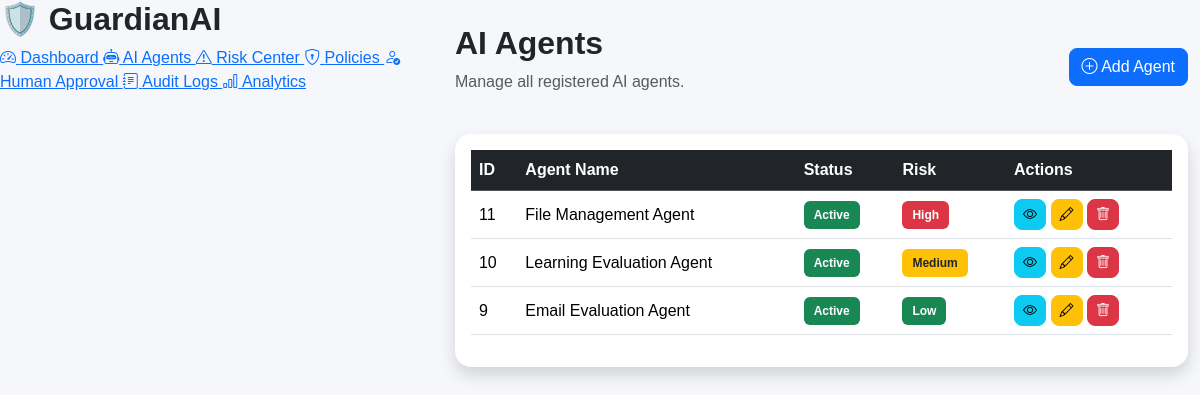
The app's page /agents with its own data.
### tables this page shows
CREATE TABLE agents(

id INTEGER PRIMARY KEY AUTOINCREMENT,

name TEXT NOT NULL,

status TEXT NOT NULL,

risk TEXT NOT NULL

);

### app.py (the view)
@app.route("/agents")
def agents():
    connection = get_connection()
    cursor = connection.cursor()
    cursor.execute("""
        SELECT *
        FROM agents
        ORDER BY id DESC
    """)
    agents_list = cursor.fetchall()
    connection.close()
    return render_template(
        "agents.html",
        agents=agents_list
    )

### app.py (called while the page is built)
def get_connection():
    connection = sqlite3.connect(DATABASE)
    connection.row_factory = sqlite3.Row
    return connection

### templates/agents.html (shortened to what this page needs)
<!DOCTYPE html>
<html lang="en">
<head>
    <link href="https://cdn.jsdelivr.net/npm/bootstrap@5.3.7/dist/css/bootstrap.min.css" rel="stylesheet">
    <link rel="stylesheet"
        href="https://cdn.jsdelivr.net/npm/bootstrap-icons@1.11.3/font/bootstrap-icons.min.css">
    <link rel="stylesheet"
        href="{{ url_for('static', filename='css/dashboard.css') }}">
</head>
<body>
<div class="d-flex">
    <div class="sidebar">
        <h2 class="logo">🛡️ GuardianAI</h2>
        <a href="/">
            <i class="bi bi-speedometer2"></i>
            Dashboard
        </a>
        <a href="/agents" class="active">
            <i class="bi bi-robot"></i>
            AI Agents
        </a>
        <a href="/risk">
            <i class="bi bi-exclamation-triangle"></i>
            Risk Center
        </a>
        <a href="/policies">
            <i class="bi bi-shield-lock"></i>
            Policies
        </a>
        <a href="/approval">
            <i class="bi bi-person-check"></i>
            Human Approval
        </a>
        <a href="/audit_logs">
            <i class="bi bi-journal-text"></i>
            Audit Logs
        </a>
        <a href="/analytics">
            <i class="bi bi-bar-chart"></i>
            Analytics
        </a>
    </div>
    <div class="main-content container-fluid">
        <div class="d-flex justify-content-between align-items-center mt-4 mb-4">
            <div>
                <h2>AI Agents</h2>
                <p class="text-muted">
                    Manage all registered AI agents.
                </p>
            </div>
            <a href="/add_agent" class="btn btn-primary">
                <i class="bi bi-plus-circle"></i>
                Add Agent
            </a>
        </div>
        <div class="card shadow border-0 rounded-4">
            <div class="card-body">
                <table class="table table-hover align-middle">
                    <thead class="table-dark">
                        <tr>
                            <th>ID</th>
                            <th>Agent Name</th>
                            <th>Status</th>
                            <th>Risk</th>
                            <th>Actions</th>
                        </tr>
                    </thead>
                    <tbody>
                    {% for agent in agents %}
                    <tr>
                        <td>{{ agent.id }}</td>
                        <td>{{ agent.name }}</td>
                        <td>
                            {% if agent.status == "Active" %}
                            <span class="badge bg-success">
                                Active
                            </span>
                            {% else %}
                            <span class="badge bg-secondary">
                                Inactive
                            </span>
                            {% endif %}
                        </td>
                        <td>
                            {% if agent.risk == "High" %}
                            <span class="badge bg-danger">
                                High
                            </span>
                            {% elif agent.risk == "Medium" %}
                            <span class="badge bg-warning text-dark">
                                Medium
                            </span>
                            {% else %}
                            <span class="badge bg-success">
                                Low
                            </span>
                            {% endif %}
                        </td>
                        <td>
                            <button class="btn btn-info btn-sm">
                                <i class="bi bi-eye"></i>
                            </button>
                            <button class="btn btn-warning btn-sm">
                                <i class="bi bi-pencil"></i>
                            </button>
                            <a href="/delete_agent/{{ agent.id }}"
class="btn btn-danger btn-sm"
onclick="return confirm('Are you sure you want to delete this AI Agent?')">
<i class="bi bi-trash"></i>
</a>
                        </td>
                    </tr>
                    {% endfor %}
                    </tbody>
                </table>
            </div>
        </div>
    </div>
</div>
</body>
</html>

### static/css/dashboard.css (style rules this page uses)
body { background-color: #f5f7fb; font-family: Arial, sans-serif; }
.card { border-radius: 16px; }
h2 { font-weight: 700; }
.table { background-color: white; }
.btn { border-radius: 8px; }
.badge { padding: 8px 10px; }

### records on screen
agents: id "11", name "File Management Agent", status "Active", risk "High"
agents: id "10", name "Learning Evaluation Agent", status "Active", risk "Medium"
agents: id "9", name "Email Evaluation Agent", status "Active", risk "Low"
